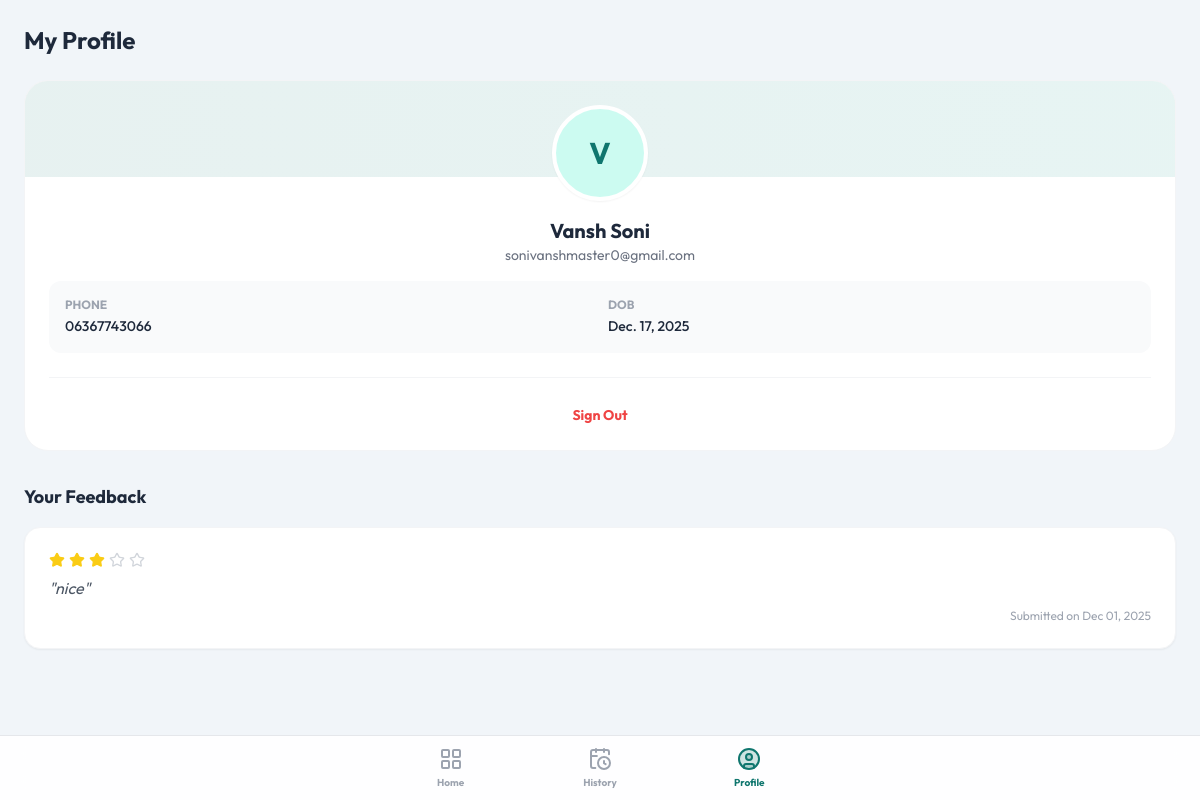
The page /appointments/profile/ (signed in) on the database its author committed.
### accounts/models.py (models this page shows, shortened)
class Patient(models.Model):
    GENDER_CHOICES = [
        ('M', 'Male'),
        ('F', 'Female'),
        ('O', 'Other'),
    ]
    user = models.OneToOneField(User, on_delete=models.CASCADE)
    full_name = models.CharField(max_length=120)
    email = models.EmailField()
    phone = models.CharField(max_length=20, unique=True)
    dob = models.DateField(null=True, blank=True)
    gender = models.CharField(max_length=1, choices=GENDER_CHOICES)
    country = models.CharField(max_length=50)
    address = models.TextField(null=True, blank=True)
    created_at = models.DateTimeField(auto_now_add=True)

### appointments/models.py (models this page shows)
class Review(models.Model):
    patient = models.OneToOneField(Patient, on_delete=models.CASCADE, related_name='review')
    rating = models.PositiveIntegerField(choices=[(i, i) for i in range(1, 6)])
    comment = models.TextField()
    is_approved = models.BooleanField(default=False)
    created_at = models.DateTimeField(auto_now_add=True)

### appointments/views.py (the view, shortened to what this page needs)
# urls.py: path('profile/', views.profile, name='profile'),
@login_required
def profile(request):
    patient = request.user.patient
    try:
        existing_review = patient.review
    except Review.DoesNotExist:
        existing_review = None
    return render(request, 'appointments/profile.html', {
        'patient': patient,
        'review': existing_review,
        'active_tab': 'profile'
    })

### templates/appointments/profile.html (shortened to what this page needs)
{% extends 'appointments/base_mobile.html' %} {% block content %}
<div class="p-6">
  <h1 class="text-2xl font-heading font-bold text-secondary mb-6">
    My Profile
  </h1>
  <div
    class="bg-white p-6 rounded-3xl border border-gray-100 shadow-soft mb-8 text-center relative overflow-hidden"
  >
    <div class="relative z-10">
      <div
        class="w-24 h-24 bg-teal-100 rounded-full mx-auto mb-4 flex items-center justify-center text-3xl font-bold text-primary border-4 border-white shadow-sm"
      >
        {{ patient.full_name|first }}
      </div>
      <h2 class="text-xl font-bold text-secondary">{{ patient.full_name }}</h2>
      <p class="text-gray-500 text-sm mb-4">{{ patient.email }}</p>
      <div class="grid grid-cols-2 gap-4 text-left bg-gray-50 p-4 rounded-xl">
        <div>
          <span class="block text-xs text-gray-400 uppercase font-bold"
            >Phone</span
          >
          <span class="text-sm font-medium">{{ patient.phone }}</span>
        </div>
        <div>
          <span class="block text-xs text-gray-400 uppercase font-bold"
            >DOB</span
          >
          <span class="text-sm font-medium">{{ patient.dob|default:"-" }}</span>
        </div>
      </div>
    </div>
    <div class="mt-6 pt-6 border-t border-gray-100">
      <a
        href="{% url 'accounts:logout' %}"
        class="text-red-500 font-bold text-sm hover:underline"
        >Sign Out</a
      >
    </div>
  </div>
  <div class="mb-8">
    <h3 class="text-lg font-bold mb-4">Your Feedback</h3>
    {% if review %}
    <div class="bg-white p-6 rounded-2xl border border-gray-100 shadow-sm">
      <div class="flex items-center gap-1 mb-2">
        {% for i in "12345" %}
        <i
          data-lucide="star"
          class="w-4 h-4 {% if forloop.counter <= review.rating %}text-yellow-400 fill-yellow-400{% else %}text-gray-300{% endif %}"
        ></i>
        {% endfor %}
      </div>
      <p class="text-gray-600 italic">"{{ review.comment }}"</p>
      <p class="text-xs text-gray-400 mt-2 text-right">
        Submitted on {{ review.created_at|date:"M d, Y" }}
      </p>
    </div>
    {% endif %}
  </div>
</div>
{% endblock %}

### templates/appointments/base_mobile.html (style rules this page uses)
body { -webkit-tap-highlight-color: transparent; }

### rows shown on the page
Patient: full_name|first "V", full_name "Vansh Soni", email "sonivanshmaster0@gmail.com", phone "06367743066", dob "Dec. 17, 2025"
Review: rating 3 (drawn), comment "nice", created_at "Dec 01, 2025"
